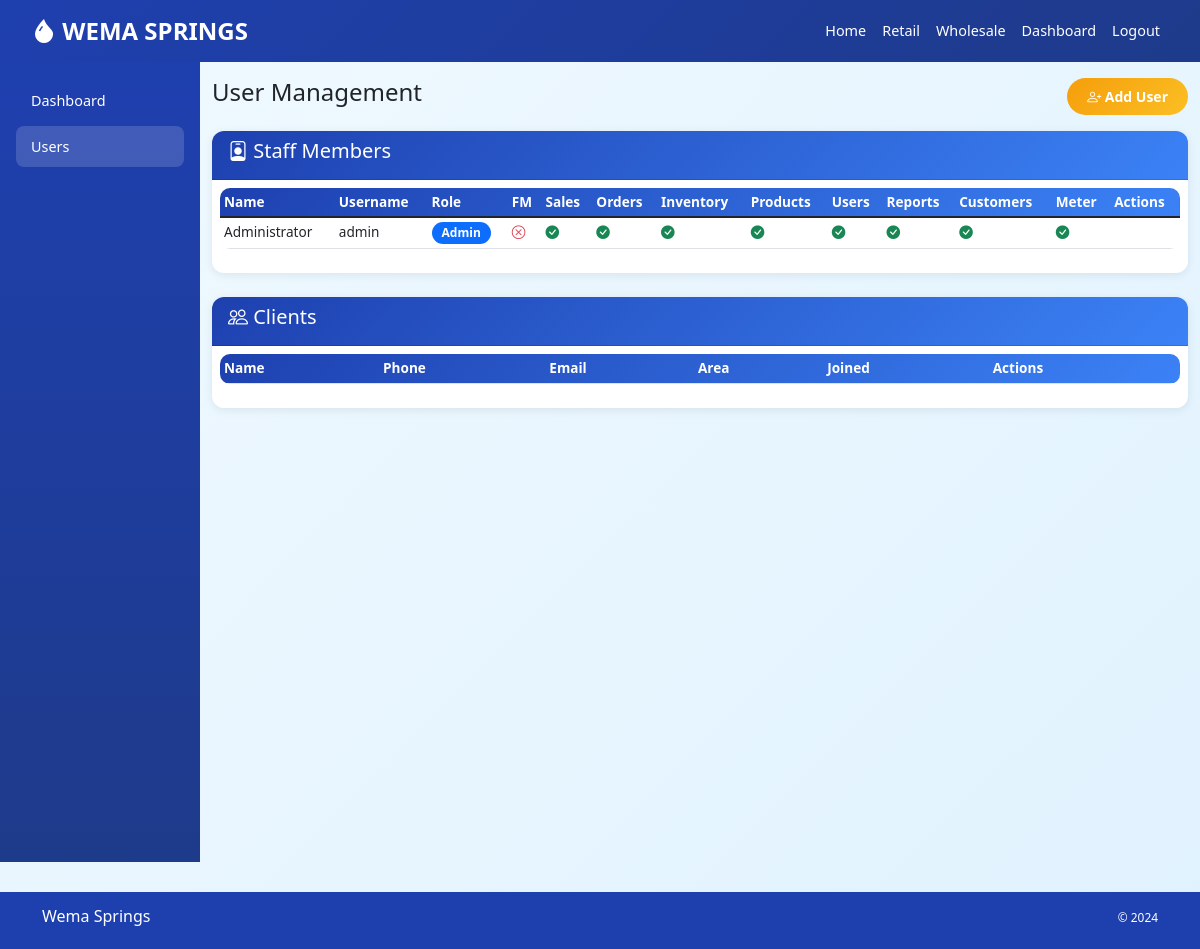
Page /admin/users (signed in) on the committed database.
### database.py (models this page shows, shortened)
class User(UserMixin, db.Model):
    __tablename__ = 'users'
    id = db.Column(db.Integer, primary_key=True)
    phone_number = db.Column(db.String(15), unique=True, nullable=True)
    username = db.Column(db.String(50), unique=True, nullable=True)
    password_hash = db.Column(db.String(128))
    name = db.Column(db.String(100))
    email = db.Column(db.String(100))
    area_of_residence = db.Column(db.String(200))
    role = db.Column(db.String(30), default='client')
    can_dashboard = db.Column(db.Boolean, default=False)
    can_edit_products = db.Column(db.Boolean, default=False)
    can_manage_inventory = db.Column(db.Boolean, default=False)
    can_record_sales = db.Column(db.Boolean, default=False)
    can_view_orders = db.Column(db.Boolean, default=False)
    can_manage_orders = db.Column(db.Boolean, default=False)
    can_manage_users = db.Column(db.Boolean, default=False)
    can_view_reports = db.Column(db.Boolean, default=False)
    can_view_customers = db.Column(db.Boolean, default=False)
    can_meter_readings = db.Column(db.Boolean, default=False)
    is_field_marshal = db.Column(db.Boolean, default=False)
    created_at = db.Column(db.DateTime, default=datetime.utcnow)

### app.py (the view)
@app.route('/admin/users')
@login_required
@permission_required('can_manage_users')
def manage_users():
    all_staff = User.query.filter(User.role != 'client').order_by(User.created_at.desc()).all()
    all_clients = User.query.filter_by(role='client').order_by(User.name).all()
    return render_template('dashboard/users.html', staff=all_staff, clients=all_clients)

### app.py (called while the page is built)
def user_has_permission(permission):
    if not current_user.is_authenticated: return False
    if current_user.role == 'admin': return True
    return getattr(current_user, permission, False)

def permission_required(permission):
    def decorator(f):
        @wraps(f)
        def decorated_function(*args, **kwargs):
            if not user_has_permission(permission):
                flash('Permission denied.', 'danger')
                return redirect(url_for('admin_dashboard'))
            return f(*args, **kwargs)
        return decorated_function
    return decorator

### database.py (called while the page is built)
@login_manager.user_loader
def load_user(user_id):
    return User.query.get(int(user_id))

### templates/dashboard/users.html (shortened to what this page needs)
{% extends "base.html" %}
{% block content %}
<div class="container-fluid"><div class="row"><div class="col-md-2 sidebar d-none d-md-block p-0"><nav class="nav flex-column p-3"><a class="nav-link" href="{{ url_for('admin_dashboard') }}">Dashboard</a><a class="nav-link active" href="{{ url_for('manage_users') }}">Users</a></nav></div>
<div class="col-md-10 col-12 py-3"><div class="d-flex justify-content-between mb-3"><h4>User Management</h4><button class="btn btn-gold btn-sm" data-bs-toggle="modal" data-bs-target="#addUserModal"><i class="bi bi-person-plus"></i> Add User</button></div>
<div class="card mb-4"><div class="card-header py-2"><h5><i class="bi bi-person-badge"></i> Staff Members</h5></div><div class="card-body p-2"><div class="table-responsive"><table class="table table-sm table-hover"><thead><tr><th>Name</th><th>Username</th><th>Role</th><th>FM</th><th>Sales</th><th>Orders</th><th>Inventory</th><th>Products</th><th>Users</th><th>Reports</th><th>Customers</th><th>Meter</th><th>Actions</th></tr></thead><tbody>
{% for u in staff %}
<tr><td>{{ u.name }}</td><td>{{ u.username }}</td><td><span class="badge bg-{{ 'primary' if u.role=='admin' else 'warning' if u.role=='cashier' else 'success' if u.role=='accountant' else 'info' if u.role=='field_marshal' else 'secondary' }}">{{ u.role|replace('_',' ')|title }}</span></td>
<td>{% if u.is_field_marshal %}<i class="bi bi-check-circle-fill text-success"></i>{% else %}<i class="bi bi-x-circle text-danger"></i>{% endif %}</td>
<td>{% if u.can_record_sales %}<i class="bi bi-check-circle-fill text-success"></i>{% else %}<i class="bi bi-x-circle text-danger"></i>{% endif %}</td>
<td>{% if u.can_view_orders %}<i class="bi bi-check-circle-fill text-success"></i>{% else %}<i class="bi bi-x-circle text-danger"></i>{% endif %}</td>
<td>{% if u.can_manage_inventory %}<i class="bi bi-check-circle-fill text-success"></i>{% else %}<i class="bi bi-x-circle text-danger"></i>{% endif %}</td>
<td>{% if u.can_edit_products %}<i class="bi bi-check-circle-fill text-success"></i>{% else %}<i class="bi bi-x-circle text-danger"></i>{% endif %}</td>
<td>{% if u.can_manage_users %}<i class="bi bi-check-circle-fill text-success"></i>{% else %}<i class="bi bi-x-circle text-danger"></i>{% endif %}</td>
<td>{% if u.can_view_reports %}<i class="bi bi-check-circle-fill text-success"></i>{% else %}<i class="bi bi-x-circle text-danger"></i>{% endif %}</td>
<td>{% if u.can_view_customers %}<i class="bi bi-check-circle-fill text-success"></i>{% else %}<i class="bi bi-x-circle text-danger"></i>{% endif %}</td>
<td>{% if u.can_meter_readings %}<i class="bi bi-check-circle-fill text-success"></i>{% else %}<i class="bi bi-x-circle text-danger"></i>{% endif %}</td>
<td></td></tr>
{% endfor %}
</tbody></table></div></div></div>
<div class="card"><div class="card-header py-2"><h5><i class="bi bi-people"></i> Clients</h5></div><div class="card-body p-2"><div class="table-responsive"><table class="table table-sm table-hover"><thead><tr><th>Name</th><th>Phone</th><th>Email</th><th>Area</th><th>Joined</th><th>Actions</th></tr></thead></table></div></div></div>
</div></div></div>
{% endblock %}

### templates/base.html (shortened to what this page needs)
<!DOCTYPE html>
<html lang="en">
<head>
<link href="https://cdn.jsdelivr.net/npm/bootstrap@5.1.3/dist/css/bootstrap.min.css" rel="stylesheet">
<link rel="stylesheet" href="https://cdn.jsdelivr.net/npm/bootstrap-icons@1.8.1/font/bootstrap-icons.css">
<link rel="stylesheet" href="{{ url_for('static', filename='css/style.css') }}">
</head>
<body>
<nav class="navbar navbar-expand-lg navbar-dark"><div class="container-fluid px-3">
<a class="navbar-brand" href="{{ url_for('index') }}"><i class="bi bi-droplet-fill"></i> WEMA SPRINGS</a>
<div class="collapse navbar-collapse" id="navbarNav"><ul class="navbar-nav ms-auto">
<li class="nav-item"><a class="nav-link" href="{{ url_for('index') }}">Home</a></li>
<li class="nav-item"><a class="nav-link" href="{{ url_for('shop_retail') }}">Retail</a></li>
<li class="nav-item"><a class="nav-link" href="{{ url_for('shop_wholesale') }}">Wholesale</a></li>
{% if current_user.is_authenticated %}
{% if current_user.role == 'client' %}
<li class="nav-item"><a class="nav-link" href="{{ url_for('client_dashboard') }}">Dashboard</a></li>
{% else %}
<li class="nav-item"><a class="nav-link" href="{{ url_for('admin_dashboard') }}">Dashboard</a></li>
{% endif %}
<li class="nav-item"><a class="nav-link" href="{{ url_for('logout') }}">Logout</a></li>
{% else %}
<li class="nav-item"><a class="nav-link" href="{{ url_for('login') }}">Login</a></li>
<li class="nav-item"><a class="nav-link" href="{{ url_for('register') }}">Register</a></li>
{% endif %}
</ul></div></div></nav>
<main>{% block content %}{% endblock %}</main>
<footer class="footer"><div class="container"><div class="row"><div class="col-6"><h6>Wema Springs</h6></div><div class="col-6 text-end"><small>&copy; 2024</small></div></div></div></footer>
</body>
</html>

### static/css/style.css (style rules this page uses)
:root { --primary-blue:#1e40af;--secondary-blue:#3b82f6;--gold:#f59e0b;--light-gold:#fbbf24;--white:#fff }
* { margin:0;padding:0;box-sizing:border-box }
body { font-family:'Segoe UI',sans-serif;background:linear-gradient(135deg,#f0f9ff,#e0f2fe);min-height:100vh }
.navbar { background:linear-gradient(135deg,var(--primary-blue),#1e3a8a);padding:0.5rem 1rem }
.navbar-brand { font-size:1.3rem;font-weight:700;color:#fff!important }
.nav-link { color:#fff!important;font-size:0.9rem }
@media (min-width:768px) { .navbar-brand { font-size:1.5rem } }
.card { border:none;border-radius:12px;box-shadow:0 2px 10px rgba(0,0,0,0.08);margin-bottom:15px;background:#fff }
.card-header { background:linear-gradient(135deg,var(--primary-blue),var(--secondary-blue));color:#fff;border-radius:12px 12px 0 0!important;padding:0.75rem 1rem }
.btn-gold { background:linear-gradient(135deg,var(--gold),var(--light-gold));border:none;padding:8px 20px;border-radius:25px;color:white;font-weight:700 }
.table { background:#fff;border-radius:10px;overflow:hidden;font-size:0.85rem }
.table thead { background:linear-gradient(135deg,var(--primary-blue),var(--secondary-blue));color:#fff }
.sidebar { background:linear-gradient(180deg,var(--primary-blue),#1e3a8a);min-height:100vh;padding-top:10px }
.sidebar .nav-link { color:#fff;padding:10px 15px;margin:2px 0;border-radius:8px;font-size:0.9rem }
.sidebar .nav-link:hover,.sidebar .nav-link.active { background:rgba(255,255,255,0.15);color:#fff }
.footer { background:var(--primary-blue);color:#fff;padding:15px 0;margin-top:30px;font-size:0.85rem }
.badge { padding:5px 10px;border-radius:15px;font-size:0.75rem }

### rows in the picture
User: name "Administrator", username "admin", role "Admin", is_field_marshal False (drawn), can_record_sales True (drawn), can_view_orders True (drawn), can_manage_inventory True (drawn), can_edit_products True (drawn), can_manage_users True (drawn), can_view_reports True (drawn), can_view_customers True (drawn), can_meter_readings True (drawn)
